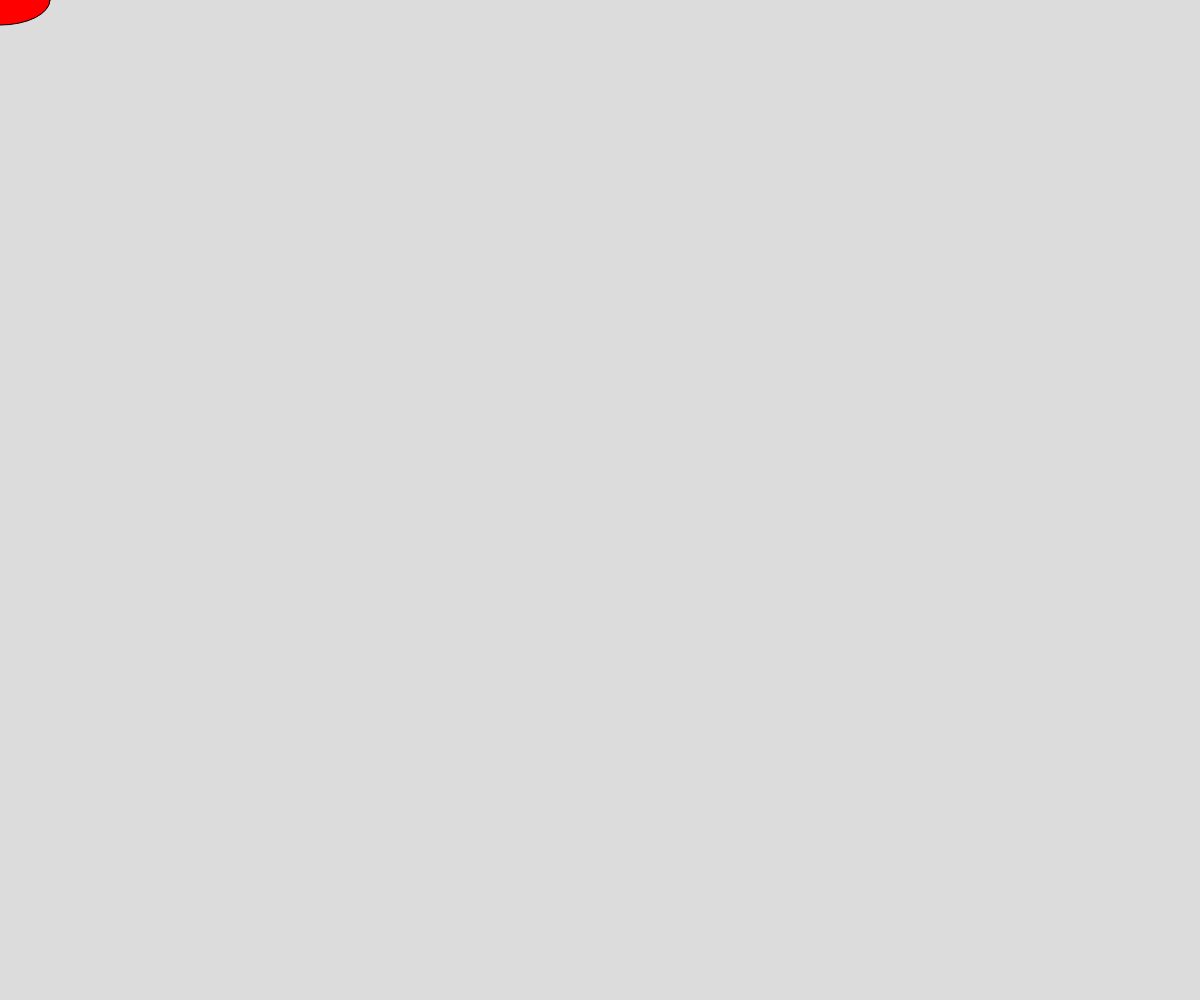
Frame 1 (no input)
Frame 60 (no input): identical to frame 1, image omitted
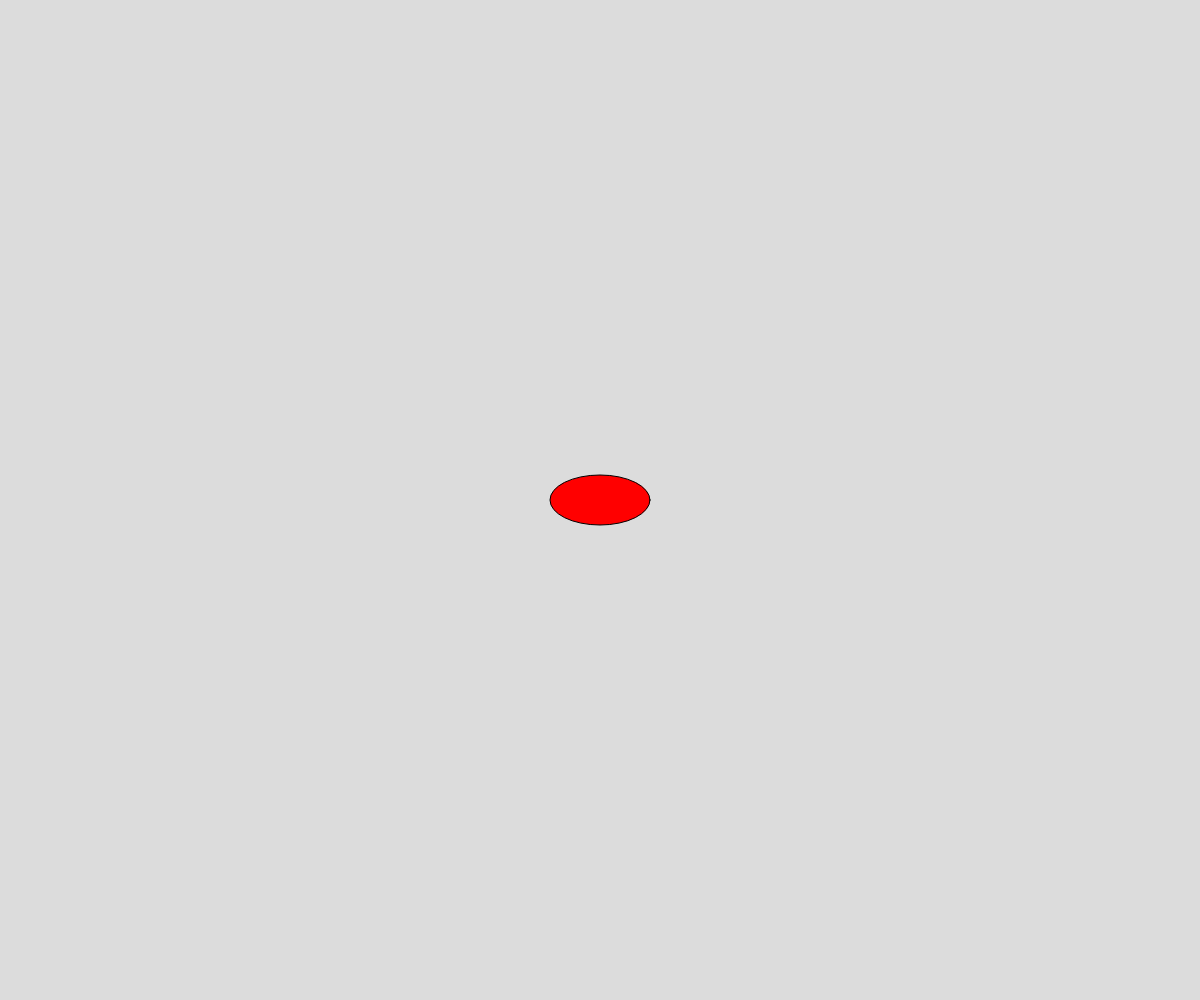
Frame 120 (the mouse pressed at the canvas centre since frame 60)

The p5.js sketch that drew these frames (run headless with seeded random() and noise() and a simulated clock; from frame 60 on, the mouse is pressed at the canvas centre):

// p5.js sketch
// ── sketch.js
// Project Title
// Your Name
// Date
//
// Extra for Experts:
// - describe what you did to take this project "above and beyond"


function setup() {
  createCanvas(windowWidth, windowHeight);
}

function draw() {
  background(220);
  
  fill("red");
  ellipse(mouseX, mouseY, 100, 50);
}
